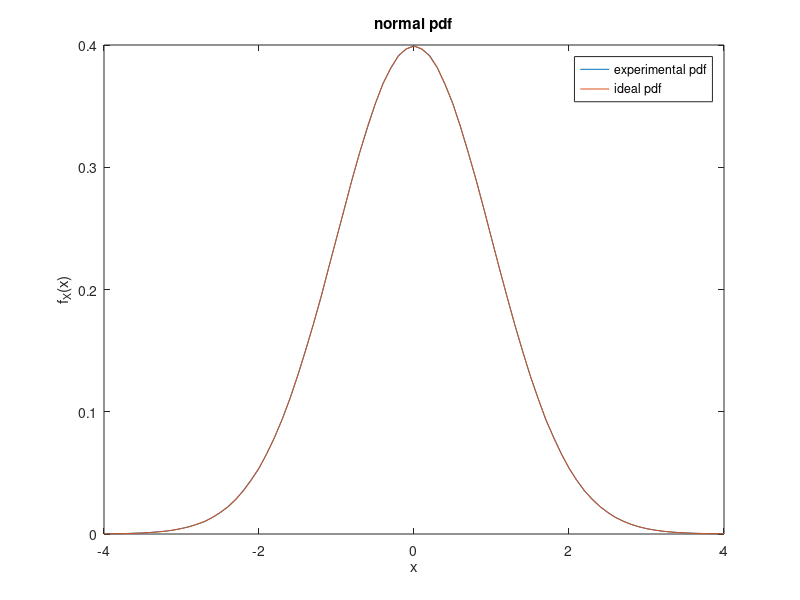
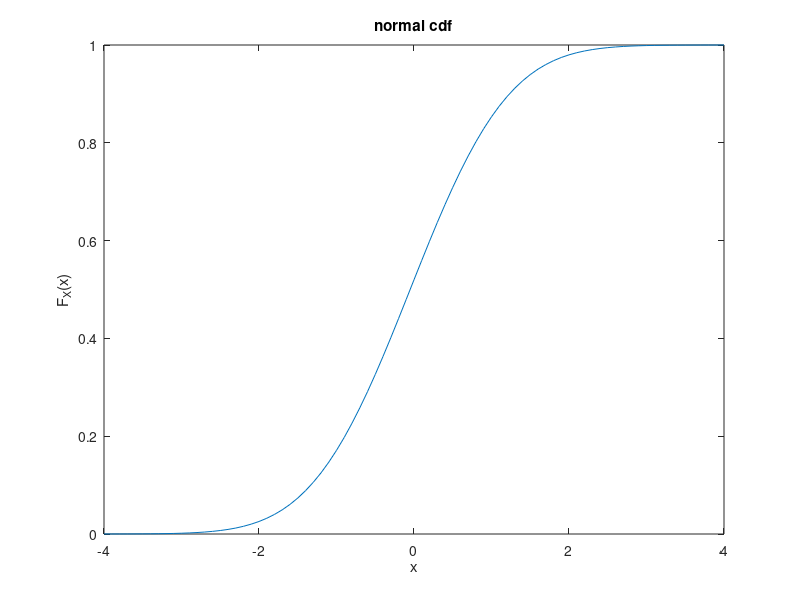

These charts were generated, in order, by the following MATLAB code:
%generation of Gaussian
step = 0.1;
n_samples = 1e7; %input value for t here.
x = randn(1,n_samples);
s = -4:step:4;

%determine mean and variance.
exp_mean = sprintf('The mean is %f', mean(x));
exp_vari = sprintf('The variance is %f', var(x));
disp(exp_mean);
disp(exp_vari);

%create the plot of the pdf
y = hist(x,s);
normal_pdf = y / n_samples / step;
figure;
plot(s, normal_pdf);
exp_label = 'experimental pdf';
hold on
ideal_pdf = exp(-s.^2/2)/sqrt(2*pi);
ideal_label = 'ideal pdf';
plot(s, ideal_pdf);
title('normal pdf');
xlabel('x');
ylabel('f_X(x)');
legend(exp_label, ideal_label);

%create the plot of the cdf
size_s = size(s, 2);
normal_cdf = zeros(1, size_s);
for i = 1:size_s
    normal_cdf(i) = sum(normal_pdf(1:i)) * step;
end
figure;
plot(s, normal_cdf);
title('normal cdf');
xlabel('x');
ylabel('F_X(x)');

%determine the fraction of values exceeding 1, 2, 3.
q1 = 1 - normal_cdf(5/step + 1);
q2 = 1 - normal_cdf(6/step + 1);
q3 = 1 - normal_cdf(7/step + 1);

msg1 = sprintf('The fraction of values exceeding 1 is %f', q1);
msg2 = sprintf('The fraction of values exceeding 2 is %f', q2);
msg3 = sprintf('The fraction of values exceeding 3 is %f', q3);
disp(msg1);
disp(msg2);
disp(msg3);
